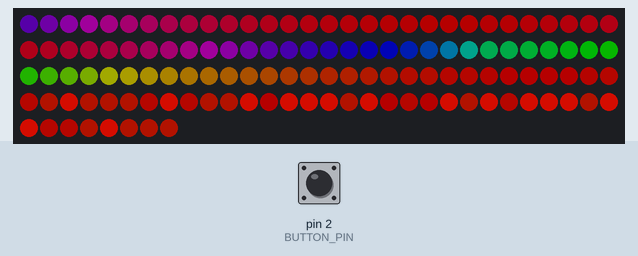
The sketch below on a simulated Arduino Uno, built with avr-gcc and run on an emulated ATmega328P. On the bench: 128 RGB LEDs in strip order, left to right, continuing on the next row. The inputs (shaded band) are chosen by the test bench; at power-on: pin 2 (BUTTON_PIN) LOW. Dim RGB values are drawn brighter than linear.

Above: at 1.2 s.
1.3 s: pin 2 (BUTTON_PIN) pulled HIGH for 0.15 s
At 1.7 s:
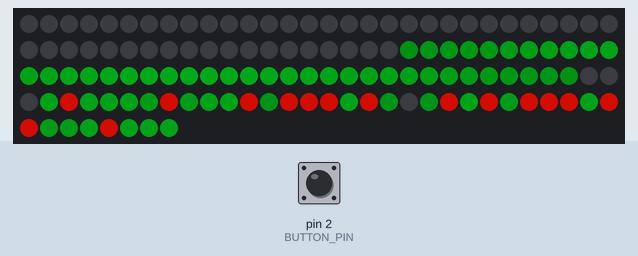
2.0 s: pin 2 (BUTTON_PIN) pulled HIGH for 3.2 s
At 3.53 s:
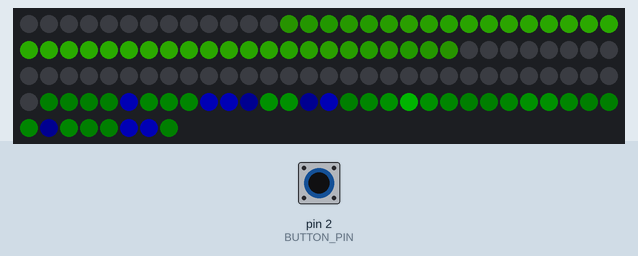
5.8 s: pin 2 (BUTTON_PIN) pulled HIGH for 1 s
At 6.6 s:
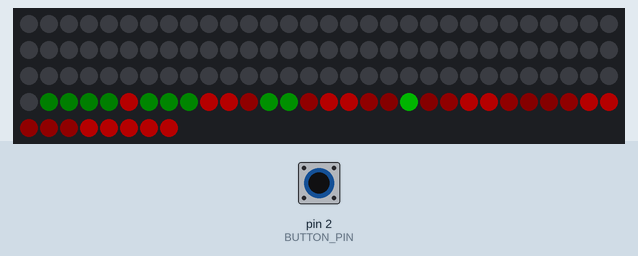
8.3 s: pin 2 (BUTTON_PIN) pulled HIGH for 0.15 s
At 8.48 s:
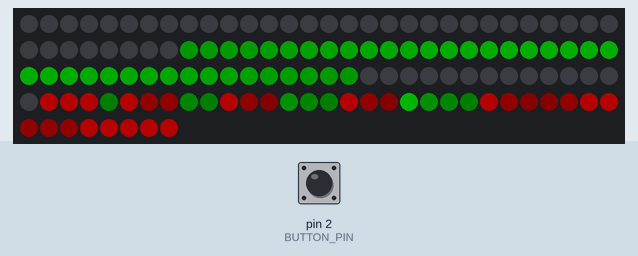
9.0 s: pin 2 (BUTTON_PIN) pulled HIGH for 0.15 s
At 9.4 s:
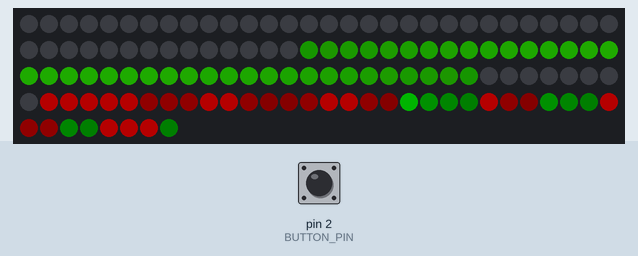
9.7 s: pin 2 (BUTTON_PIN) pulled HIGH for 1 s
At 10.62 s:
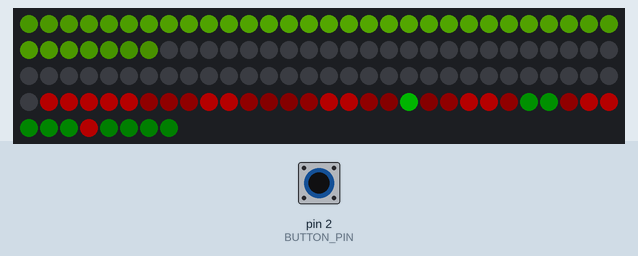
Timing chart, 0 to 12.7 s (numbered marks = the images above; inputs shaded):
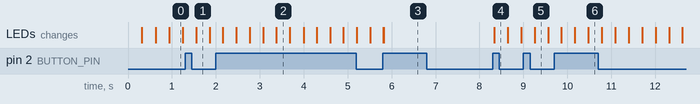

The sketch:

leds_harness.ino
```cpp
#include <FastLED.h>

#define NUM_LEDS 91
#define DATA_PIN 7
#define BUTTON_PIN 2
#define NUM_HEX_LEDS 37
CRGB leds[NUM_LEDS+NUM_HEX_LEDS]; // CRGB is effectively an array of uint8_t

struct ledmode {
  void (*initfn)(void );
  void (*updatefn)(void );
  bool reverse;
};

#define MAXBRIGHT 128

const uint8_t  sine_wave[256] = {
  0x80, 0x83, 0x86, 0x89, 0x8C, 0x90, 0x93, 0x96,
  0x99, 0x9C, 0x9F, 0xA2, 0xA5, 0xA8, 0xAB, 0xAE,
  0xB1, 0xB3, 0xB6, 0xB9, 0xBC, 0xBF, 0xC1, 0xC4,
  0xC7, 0xC9, 0xCC, 0xCE, 0xD1, 0xD3, 0xD5, 0xD8,
  0xDA, 0xDC, 0xDE, 0xE0, 0xE2, 0xE4, 0xE6, 0xE8,
  0xEA, 0xEB, 0xED, 0xEF, 0xF0, 0xF1, 0xF3, 0xF4,
  0xF5, 0xF6, 0xF8, 0xF9, 0xFA, 0xFA, 0xFB, 0xFC,
  0xFD, 0xFD, 0xFE, 0xFE, 0xFE, 0xFF, 0xFF, 0xFF,
  0xFF, 0xFF, 0xFF, 0xFF, 0xFE, 0xFE, 0xFE, 0xFD,
  0xFD, 0xFC, 0xFB, 0xFA, 0xFA, 0xF9, 0xF8, 0xF6,
  0xF5, 0xF4, 0xF3, 0xF1, 0xF0, 0xEF, 0xED, 0xEB,
  0xEA, 0xE8, 0xE6, 0xE4, 0xE2, 0xE0, 0xDE, 0xDC,
  0xDA, 0xD8, 0xD5, 0xD3, 0xD1, 0xCE, 0xCC, 0xC9,
  0xC7, 0xC4, 0xC1, 0xBF, 0xBC, 0xB9, 0xB6, 0xB3,
  0xB1, 0xAE, 0xAB, 0xA8, 0xA5, 0xA2, 0x9F, 0x9C,
  0x99, 0x96, 0x93, 0x90, 0x8C, 0x89, 0x86, 0x83,
  0x80, 0x7D, 0x7A, 0x77, 0x74, 0x70, 0x6D, 0x6A,
  0x67, 0x64, 0x61, 0x5E, 0x5B, 0x58, 0x55, 0x52,
  0x4F, 0x4D, 0x4A, 0x47, 0x44, 0x41, 0x3F, 0x3C,
  0x39, 0x37, 0x34, 0x32, 0x2F, 0x2D, 0x2B, 0x28,
  0x26, 0x24, 0x22, 0x20, 0x1E, 0x1C, 0x1A, 0x18,
  0x16, 0x15, 0x13, 0x11, 0x10, 0x0F, 0x0D, 0x0C,
  0x0B, 0x0A, 0x08, 0x07, 0x06, 0x06, 0x05, 0x04,
  0x03, 0x03, 0x02, 0x02, 0x02, 0x01, 0x01, 0x01,
  0x01, 0x01, 0x01, 0x01, 0x02, 0x02, 0x02, 0x03,
  0x03, 0x04, 0x05, 0x06, 0x06, 0x07, 0x08, 0x0A,
  0x0B, 0x0C, 0x0D, 0x0F, 0x10, 0x11, 0x13, 0x15,
  0x16, 0x18, 0x1A, 0x1C, 0x1E, 0x20, 0x22, 0x24,
  0x26, 0x28, 0x2B, 0x2D, 0x2F, 0x32, 0x34, 0x37,
  0x39, 0x3C, 0x3F, 0x41, 0x44, 0x47, 0x4A, 0x4D,
  0x4F, 0x52, 0x55, 0x58, 0x5B, 0x5E, 0x61, 0x64,
  0x67, 0x6A, 0x6D, 0x70, 0x74, 0x77, 0x7A, 0x7D
};

unsigned long tap_tau = 800; //429; // 429ms ~ 140bpm
unsigned long tap_t0 = 0;

/*************************** LED Modes *****************************/


void meteor_loop() {


  float t = (millis() - tap_t0)/1000.0;
  float lambda0 = 128.0;
  float lambda1 = 200.0;
  float tau0 = tap_tau/1000.0;

  unsigned int wval;

  float fdist = t/tau0 * NUM_LEDS;

  int idist = fdist;
  idist = idist%NUM_LEDS;
  int mlen = NUM_LEDS/3;
  int head = idist + mlen;

  for (int i = 0; i < NUM_LEDS; i++) {

    unsigned int whue = wave(0,t,lambda1,60.0);
    int m = head - i;
    if ( (m<0) || (m>mlen)) {
      leds[i] = CRGB(0,0,0);
    } else if (0==m) {
      leds[i] = CRGB(255,255,255);
    } else if (m<(mlen/3)) {
      leds[i] = CHSV(whue,255,MAXBRIGHT);
    } else if (m<mlen) {
      leds[i] = CHSV(whue,255,MAXBRIGHT/2);
    } else {
      leds[i] = CRGB(0,0,0);
    }

  }

}


// red / blue stripes

void stripes_init() {
  CRGB c1 = CRGB(MAXBRIGHT,0,0);
  CRGB c2 = CRGB(0,0,MAXBRIGHT);
  unsigned int i=0;
  unsigned int j=0;
  int is1=0;
  CRGB c = c1;
  while (i<NUM_LEDS) {

    if (0==is1) {
      leds[i] = c1;
    } else {
      leds[i] = c2;
    }
    i++;
    j=(j+1)%8;
    if (0==j) {
      is1 = 1-is1;
    }
  }
  roll_init();
}


// loop fn to take the existing pattern and roll around the LED strip
unsigned long roll_last;

void roll_init() {
  roll_last = millis();
}

void do_roll() {
  CRGB first = leds[0];
  for (unsigned int i=0;i<(NUM_LEDS-1);i++) {
    leds[i] = leds[i+1];
  }
  leds[NUM_LEDS-1] = first;
}

void roll_pattern() {
  unsigned long t = millis()-tap_t0;
  if ( (t-roll_last) > tap_tau ) {
    roll_last = t;
    do_roll();
  }
}

// Make everything red

void testred_loop() {

      all_color(MAXBRIGHT,0,0);
}

// Flash blue/green

void testflash_loop() {
    unsigned int flashms = 500;
    unsigned int t = millis()-tap_t0;
    if (0==((t/tap_tau)%2)) {
      all_color(0,MAXBRIGHT,0);
    } else {
      all_color(0,0,MAXBRIGHT);
    }
}

// Rainbow


void rainbow_loop() {
  float t = (millis()-tap_t0)/1000.0;
  float lambda0 = 128.0;
  float tau0 = tap_tau/1000.0 * 4;

  for (int i = 0; i < NUM_LEDS; i++) {

    unsigned int whue = wave(i,t,lambda0,tau0);

    leds[i] = CHSV(whue, 255, MAXBRIGHT);
  }
}

// Rainbow pulsing in intensity

void rwave_loop() {
  float t = (millis()-tap_t0)/1000.0;
  float lambda0 = 128.0;
  float tau0 = tap_tau/1000.0;
  float lambda1 = 200.0;
  float tau1 = 900.0;
  for (int i = 0; i < NUM_LEDS; i++) {

    unsigned int wval = wave(i,t,lambda0,tau0) >> 1;
    unsigned int whue = wave(i,t,lambda1,tau1);

    leds[i] = CHSV(whue, 255, wval);
  }
}

void dark_loop() {

  for (int i = 0; i < NUM_LEDS; i++) {

    leds[NUM_LEDS-1-i] = CRGB(0,0,0);
  }

}

void lines_loop() {
  float t = (millis() - tap_t0)/1000.0;
  float lambda_line = 128.0;
  float tau_line = tap_tau/1000.0;
  float lambdal1 = 200.0;

  for (int i = 0; i < NUM_LEDS; i++) {
    unsigned int wval;
    unsigned int thewave = wave(i,t,lambda_line,tau_line);
    if (thewave > 200) { wval = MAXBRIGHT; } else { wval = 0; }

    unsigned int whue = wave(0,t,lambdal1,60.0);
    unsigned int wsat = 255;
    // if (thewave > 250) { wsat = 0; }

    leds[NUM_LEDS-1-i] = CHSV(whue, wsat, wval);
  }

}

// Pulsing rainbows going outwards
void radiate_loop() {
  float t = (millis() - tap_t0)/1000.0;
  float lambda0 = 50.0;
  float lambda1 = 200.0;
  float tau0 = tap_tau/1000.0;

  for (int i = 0; i < NUM_LEDS; i++) {

    unsigned int wval = wave(i,t,lambda0,tau0) >> 1;
    unsigned int whue = wave(0,t,lambda1,60.0);

    leds[i] = CHSV(whue, 255, wval);
  }

}

void smoothlines_loop() {


  float t = (millis() - tap_t0)/1000.0;
  float lambda0 = 128.0;
  float lambda1 = 200.0;
  float tau0 = tap_tau/1000.0;

  for (int i = 0; i < NUM_LEDS; i++) {

    unsigned int wval = ( wave(i,t,lambda0,tau0) );
    unsigned int whue = wave(0,t,lambda1,60.0);
    if (wval<200) { wval = 0; } else { wval = dim8_raw((wval*2)/3); }
    //if (wval<64) { wval = 0; } else { wval /= 2; }

    leds[i] = CHSV(whue, 255, wval);
  }

}

void pulses_loop() {
  float t = (millis() - tap_t0)/1000.0;
  float lambda0 = 32.0;
  float lambda1 = 200.0;
  float tau0 = tap_tau/1000.0;

  for (int i = 0; i < NUM_LEDS; i++) {

    unsigned int thewave = wave(i,t,lambda0,tau0) ;
    unsigned int whue = wave(0,t,lambda1,60.0);
    unsigned int wval = MAXBRIGHT>>1;
    int wave_on = 0;

    if (thewave >128) { wave_on = 1; }

    if (wave_on) {
      wval = MAXBRIGHT/2;
    } else {

      whue = (whue+85)%256;
    }

    leds[i] = CHSV(whue, 255, wval);

  }

}

void xpulses_loop() {
  float t = millis()/1000.0;
  const float plambda0 = 90.0;
  const float ptau0 = 1.0;
  const float plambda1 = 200.0;
  const float ptau1 = 900.0;

  for (int i = 0; i < NUM_LEDS; i++) {
    unsigned int wval = 64;
    unsigned int thewave = wave(i,t,plambda0,ptau0);
    unsigned int whue = wave(0,t,plambda1,60.0);
    int wave_on = false;

    if ((thewave <16) || (thewave > 250)) { wave_on = 1; }
    if (wave_on) {
      wval = 128;
    } else {
      whue = 256-whue;
    }

    unsigned int wsat = MAXBRIGHT;
    // if (thewave > 250) { wsat = 0; }
    leds[i] = CHSV(whue, MAXBRIGHT, wval);

  }

}


struct ledmode modes[] = {
  // { NULL, dark_loop, false } , // uncomment to make the initial state dark


 { NULL, rainbow_loop, true },

 { NULL, smoothlines_loop, true },
 { NULL, lines_loop, false },
 { NULL, radiate_loop, true },


  { NULL, pulses_loop, true },
  { NULL, testflash_loop, false},

  { NULL, NULL, false },
};

/***** LED utility functions ******/

void all_color(uint8_t r, uint8_t g, uint8_t b) {

  for (int i = 0; i < NUM_LEDS; i++) {
    leds[i] = CRGB(r,g,b);
  }
}

unsigned int wave(int i, float t, float lambda, float tau) {
    unsigned int phase = ((unsigned int)(256*( ((float)i)/lambda - t/tau))) & 0xff;
    unsigned int waveval = sine_wave[phase];
    return waveval;
}

void reverse_leds() {
    CRGB tmp;

    for (int i=0;i<NUM_LEDS/2;i++) {
        tmp = leds[i];
        leds[i] = leds[NUM_LEDS-i-1];
        leds[NUM_LEDS-i-1]=tmp;
    }
}


const unsigned char hex_0[]  = {18, 0xff};
const unsigned char hex_1[] = { 11,12,  17, 19,  24, 25, 0xff};
const unsigned char hex_2[] = { 5, 6, 7,  10,  13, 16, 20, 23, 26, 29, 30, 31, 0xff };
const unsigned char hex_3[] = { 0, 1, 2, 3, 4, 8, 9, 14, 15, 21, 22, 27, 28, 32, 33, 34, 35, 36, 0xff};
const unsigned char *hexlayers[]= { hex_0, hex_1, hex_2, hex_3 };

// NB the segments overlap!
const unsigned char hexseg_0[] = {  0,  1,  2,  3,  5,  6,  7, 11, 12, 18, 0xff };
const unsigned char hexseg_1[] = {  3,  8, 14, 21,  7, 13, 20, 12, 19, 18, 0xff };
const unsigned char hexseg_2[] = { 21, 27, 32, 36, 20, 26, 31, 19, 25, 18, 0xff };
const unsigned char hexseg_3[] = { 36, 35, 34, 33, 31, 30, 29, 25, 24, 18, 0xff };
const unsigned char hexseg_4[] = { 33, 28, 22, 15, 29, 23, 16, 24, 17, 18, 0xff };
const unsigned char hexseg_5[] = { 15,  9,  4,  0, 16, 10,  5, 17, 11, 18, 0xff };
const unsigned char *hexsegs[] = { hexseg_0, hexseg_1, hexseg_2, hexseg_3, hexseg_4, hexseg_5 };
const unsigned char hexseg_centre[] = { 6, 13, 26, 30, 23, 10 };

const unsigned char polybius_logo[] = { 1, 6, 10, 12, 13, 14, 16, 20, 22, 24, 25, 26, 28, 29, 33, 0xff}; // (c) Yarnold Heavy Industries

const unsigned char hexseg_level[] = {
  3, 3, 3, 3, 3, 2, 2, 2,
  3, 3, 2, 1, 1, 2, 3, 3,
  2, 1, 0, 1, 2, 3, 3, 2,
  1, 1, 2, 3, 3, 2, 2, 2,
  3, 3, 3, 3, 3, 3
}; // Map LED number to distance from centre

void hexlist(const unsigned char *indices, CRGB c) {
  // Take a pointer to an array of indices terminated by 0xff
  // Switch on all hex LEDs whose (0-based) indices are in the array
  unsigned int i=0;
  unsigned char ledno=indices[0];
  while (ledno != 0xff)  {
    leds[NUM_LEDS+ledno] = c;
    ledno = indices[i++];
  }
}

CRGB cb_null(void *cbstatic) {
  return *(CRGB *)cbstatic;
}

void hexlist_iter(const unsigned char *indices, CRGB (*cb)(unsigned char , void *) , void *cbstatic) {
  // Take a pointer to an array of indices terminated by 0xff
  // Invoke callback for all hex LEDs whose (0-based) indices are in the array
  unsigned int i=0;
  unsigned char ledno=indices[0];
  while (ledno != 0xff)  {
    CRGB c = cb(ledno, cbstatic);
    leds[NUM_LEDS+ledno] = c;
    ledno = indices[i++];
  }
}

void hexseg_iter(unsigned int n, CRGB (*cb)(unsigned char , void *) , void *cbstatic) {
  if (n>5) { n=5; }
  return hexlist_iter(hexsegs[n],cb,cbstatic);
}

void hexring_iter(unsigned int ringno, CRGB (*cb)(unsigned char , void *) , void *cbstatic) {
  if (ringno>3) { ringno=3; }
  return hexlist_iter(hexlayers[ringno],cb,cbstatic);
}

void hexfill_iter(CRGB (*cb)(unsigned char , void *) , void *cbstatic) {
  for (unsigned int i=0;i<4;i++) {
    hexring_iter(i,cb,cbstatic);
  }
}

void hexring(unsigned int ringno, CRGB c) {
  if (ringno>3) { ringno=3; }
  return hexlist(hexlayers[ringno],c);

}
void hexrings(CRGB c0, CRGB c1, CRGB c2, CRGB c3) {
    hexring(0,c0);
    hexring(1,c1);
    hexring(2,c2);
    hexring(3,c3);
}
void hexseg(unsigned int n, CRGB c) {
  if (n>5) { n=5; }
  return hexlist(hexsegs[n],c);
}


void hexfill(CRGB c) {
  hexring(0,c);
  hexring(1,c);
  hexring(2,c);
  hexring(3,c);
}

void hextri_a_iter(CRGB (*cb)(unsigned char , void *) , void *cbstatic) {
    hexseg_iter(0,cb,cbstatic);
    hexseg_iter(2,cb,cbstatic);
    hexseg_iter(4,cb,cbstatic);
}

void hextri_b_iter(CRGB (*cb)(unsigned char , void *) , void *cbstatic) {
    hexseg_iter(1,cb,cbstatic);
    hexseg_iter(3,cb,cbstatic);
    hexseg_iter(5,cb,cbstatic);
}

void do_logo() {
  CRGB logo_color = CRGB(128,7,0);
  hexlist(polybius_logo, logo_color);
}
void do_hex() {

  // Render the central hexagon, if present

#if (0 == NUM_HEX_LEDS)
  // do nothing
#else
  hexring(0,leds[NUM_LEDS-1]);
  hexring(1,leds[NUM_LEDS-1-4]);
  hexring(2,leds[NUM_LEDS-1-8]);
  hexring(3,leds[NUM_LEDS-1-12]);
  do_logo();
#endif
}

/************************* Button handling *************************/

int button_state;
int last_button_state = LOW;
unsigned long last_debounce_time = 0;
unsigned long debounce_delay = 10; // ms
unsigned long last_change_time = 0;
unsigned long last_on_time = 0;

unsigned int modeno = 0;
const unsigned long long_press_ms = 1000; // holding two seconds counts as a long press
unsigned int sync_mode = false;

void long_press() {
  sync_mode = true;
}


void next_mode() {
    modeno++;

    struct ledmode *thismode = &modes[modeno];
    if ( (NULL==thismode->initfn) && (NULL==thismode->updatefn) ) {
      modeno = 0;
      thismode = &modes[modeno];
    }
    update_mode();
}

void prev_mode() {
  struct ledmode *thismode = &modes[modeno];

  if (0==modeno) {
      modeno = sizeof(modes)/sizeof(struct ledmode) -2;
  } else {
    modeno--;
  }
  update_mode();
}

void update_mode() {
    struct ledmode *thismode = &modes[modeno];
    if (NULL!=thismode->initfn) {
      thismode->initfn();
    }
}

void button_pressed() {
  next_mode();
}

#define MAXTAPS 8
unsigned long taps[MAXTAPS];

size_t ntaps = 0;

void sync_taps() {
  if (0==ntaps) { return; }
  if (1==ntaps) { tap_t0 = taps[0]; }

  float st = 0.0;
  float snt = 0.0;
  for (int i=0;i<ntaps;i++) {
    st = st + (float)taps[i];
    snt = snt + ((float)i)*(float)taps[i];
  }
  float n=(float)ntaps;

  st = st/n;
  snt = snt/n;
  float A = 0.5*(n-1.0);
  float B = (n-1.0)*(2.0*n-1.0)/6.0;
  float C = B-A*A;

  float t0 = (B*st - A*snt)/C;
  float tau = (snt - A*st)/C;
  tap_t0 = (unsigned long) t0;
  tap_tau = (unsigned long) tau;
}

void button_press_syncmode() {
    unsigned long t = last_debounce_time;
    taps[ntaps++] = t;
    sync_taps();
    if (ntaps>=MAXTAPS) {
      ntaps = 0;
      sync_mode = false;
    }
}

void button_pressed_outer() {
    if (sync_mode) {
        button_press_syncmode();
    } else {
        button_pressed();
    }
}

int in_long_press = false;

void process_button() {

  int reading = digitalRead(BUTTON_PIN);
  unsigned long now = millis();
  if (reading != last_button_state) {
    last_debounce_time = now;
  }

  // Check for long press
  if ( (!in_long_press) && (HIGH == reading) && ( (now - last_debounce_time) > long_press_ms) ) {
    in_long_press = true;
    if (!sync_mode) {
        prev_mode(); // undo next-mode
    }
    sync_mode = true;

  } else {
    in_long_press = false;
  }

  if ((now - last_debounce_time) > debounce_delay) {
      if (reading != button_state) {
          // button state has changed
          button_state = reading;
          if (HIGH == button_state) {
            button_pressed_outer();
          }
          last_change_time = last_debounce_time;
      }
  }
  last_button_state = reading;
}


/*************** Core *******************/

void setup() {
  pinMode(BUTTON_PIN,INPUT);
  FastLED.addLeds<NEOPIXEL, DATA_PIN>(leds, NUM_LEDS + NUM_HEX_LEDS);
  //Serial.begin(9600);
}

CRGB cb_darker_outside(unsigned char ledno, void  *cbstatic) {
  int nshift[] = { 0, 2, 3, 4, 5};
  CRGB c = *(CRGB *)cbstatic;
  unsigned char hlevel = hexseg_level[ledno];
  CRGB cc = c;

  cc.r >>=nshift[hlevel];
  cc.g >>=nshift[hlevel];
  cc.b >>=nshift[hlevel];
  return cc;
}

CRGB cb_darker_inside(unsigned char ledno, void  *cbstatic) {
  int nshift[] = { 4, 3, 2, 0 };
  CRGB c = *(CRGB *)cbstatic;
  unsigned char hlevel = hexseg_level[ledno];
  CRGB cc = c;

  cc.r >>=nshift[hlevel];
  cc.g >>=nshift[hlevel];
  cc.b >>=nshift[hlevel];
  return cc;
}

void draw_sync_mode() {
  unsigned long t = (millis() - tap_t0);
  bool intap = false;
  if ( 0==(t/tap_tau)%2 ) {
      intap = true;
  }

  CRGB bgcolor = CRGB(MAXBRIGHT>>1,0,0);
  CRGB fgcolor = CRGB(0,MAXBRIGHT>>1,0);
  if (intap) {
    bgcolor = CRGB(0,0,MAXBRIGHT>>1);
  }

  hexfill_iter(cb_darker_inside,&bgcolor);

  if ((0==ntaps)||(7==ntaps)) {
    if (intap) {
      hextri_a_iter(cb_darker_outside,&fgcolor);
    } else {
      hextri_b_iter(cb_darker_outside,&fgcolor);
    }
  } else {
    hexseg_iter(ntaps-1,cb_darker_outside,&fgcolor);
  }


}

void loop() {
  process_button();
  void (*updatefn)(void ) = modes[modeno].updatefn;
  if (NULL != updatefn) {
    modes[modeno].updatefn();
  }
  if (modes[modeno].reverse) {
      reverse_leds();
  }
  do_hex();
  if (sync_mode) {
    draw_sync_mode();
  }
  FastLED.show();
  //Serial.write('*');
}
```

Measured:
- after the input at 1.3 s, the LEDs: change after 0.25 s (image 1)
- after the input at 5.8 s, the LEDs: first differ from a run without the input at once (image 3)
- after the input at 8.3 s, the LEDs: change at once (image 4)
